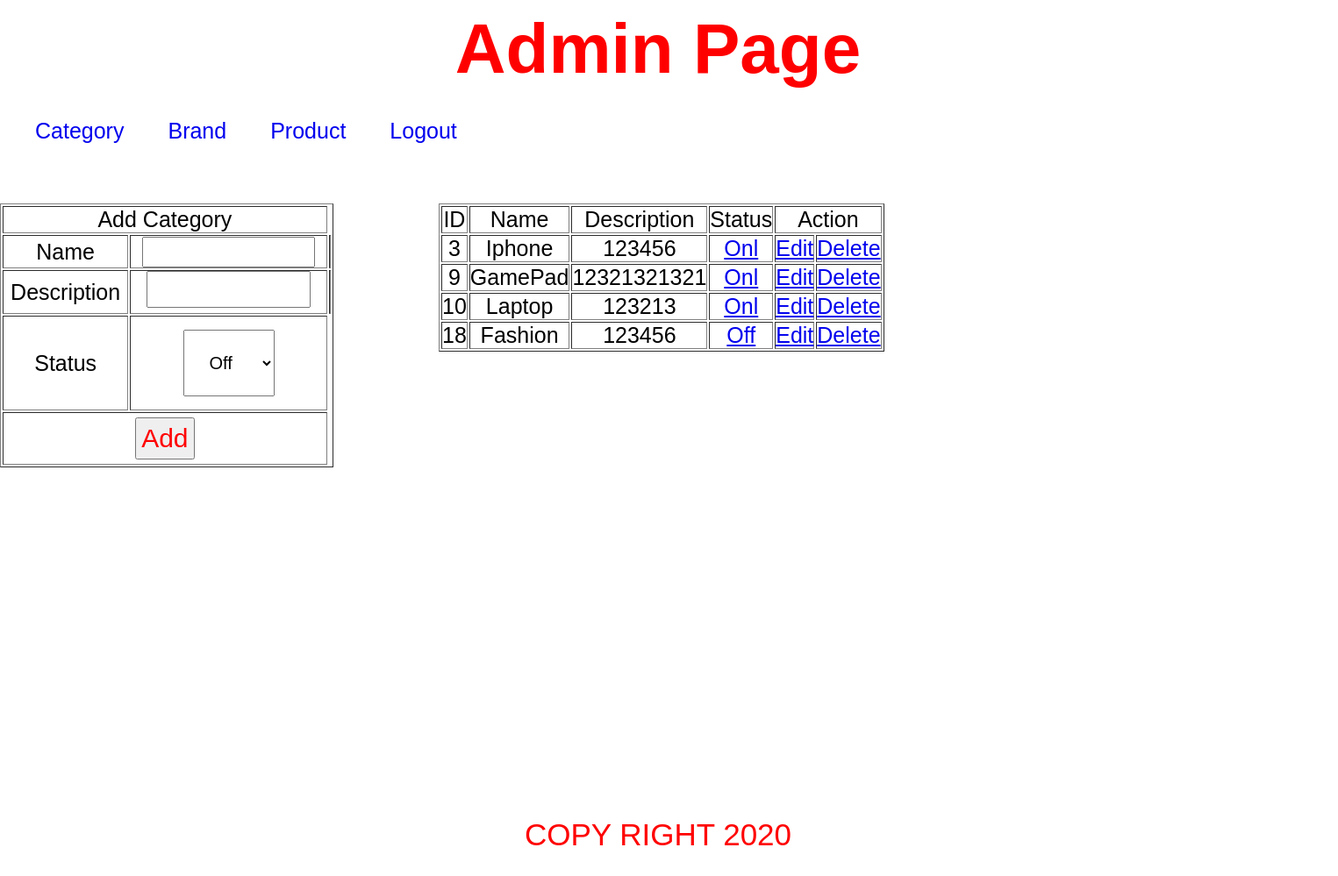
Screenshot of /admin/homepage.php?quanli=Category&ac=them with the database file from the repository.
### tables this page shows
CREATE TABLE `category` (
  `category_id` int(11) NOT NULL AUTO_INCREMENT,
  `category_name` varchar(255) NOT NULL,
  `category_description` varchar(255) NOT NULL,
  `category_status` int(11) NOT NULL,
  PRIMARY KEY (`category_id`)
);

### class/DB.php (called while the page is built)
<?php
class DB
{
    private $host = "127.0.0.1";
    private $username = "root";
    private $password = "honganhnguyen";
    private $dbname = "blogpurephp";
    protected function connect()
    {
        $conn = 'mysql:host=' . $this->host . ';dbname=' . $this->dbname . ';charset=utf8';
        $pdo = new PDO($conn, $this->username, $this->password);
        $pdo->setAttribute(PDO::ATTR_DEFAULT_FETCH_MODE, PDO::FETCH_ASSOC);
        return $pdo;
    }
}

### class/admin_model.php (called while the page is built, shortened)
<?php
class admin_model extends DB implements tbl_admin,category,brand,Product
{
    public function show_category()
    {
        $show_category = "SELECT * FROM `category`";
        $stmt = $this->connect()->prepare($show_category);
        $stmt->execute();
        return $stmt;
    }
}

### admin/adminModules/Category/lietke.php (the view)
<table width="450" border="1">
    <tr>
         <td>ID</td>
         <td>Name</td>
         <td>Description</td>
        <td>Status</td>
        <td colspan="2">Action</td>
    </tr>
    <?php
    $show_controller = new admin_controller;
    $show_controller->non_active_category_controller();
    $show_controller->active_category_controller();
    $show_controller->delete_category_controller();
    $result = $show_controller->show_category();
    if($result){
        while ($result_info = $result->fetch()){
    ?>
    <tr>
        <td><?php echo $result_info['category_id'] ?></td>
        <td><?php echo $result_info['category_name'] ?></td>
        <td><?php echo $result_info['category_description'] ?></td>
        <td><?php  if($result_info['category_status'] == 0){
                ?>
                <a href="homepage.php?quanli=Category&ac=them&status=Off&id=<?php echo $result_info['category_id'] ?>" name="Off">Off</a>
                <?php
            } else {
                ?>
                <a href="homepage.php?quanli=Category&ac=them&status=Onl&id=<?php echo $result_info['category_id'] ?>" name="Onl">Onl</a>
                <?php
                }
                ?>
        </td>
        <td><a href="homepage.php?quanli=Category&ac=sua&id=<?php echo $result_info['category_id'] ?>">Edit</a></td>
        <td><a href="homepage.php?quanli=Category&ac=them&action=delete&id=<?php echo $result_info['category_id'] ?>" onclick="return confirm('Are you want to delete?')">Delete</a></td>
    </tr>
    <?php
        }
    }
    ?>
</table>

### admin/style/css/style-admin.css (style rules this page uses)
* { margin: 0; padding: 0; }

### rows the page displays
category: category_id "3", category_name "Iphone", category_description "123456"
category: category_id "9", category_name "GamePad", category_description "12321321321"
category: category_id "10", category_name "Laptop", category_description "123213"
category: category_id "18", category_name "Fashion", category_description "123456"
